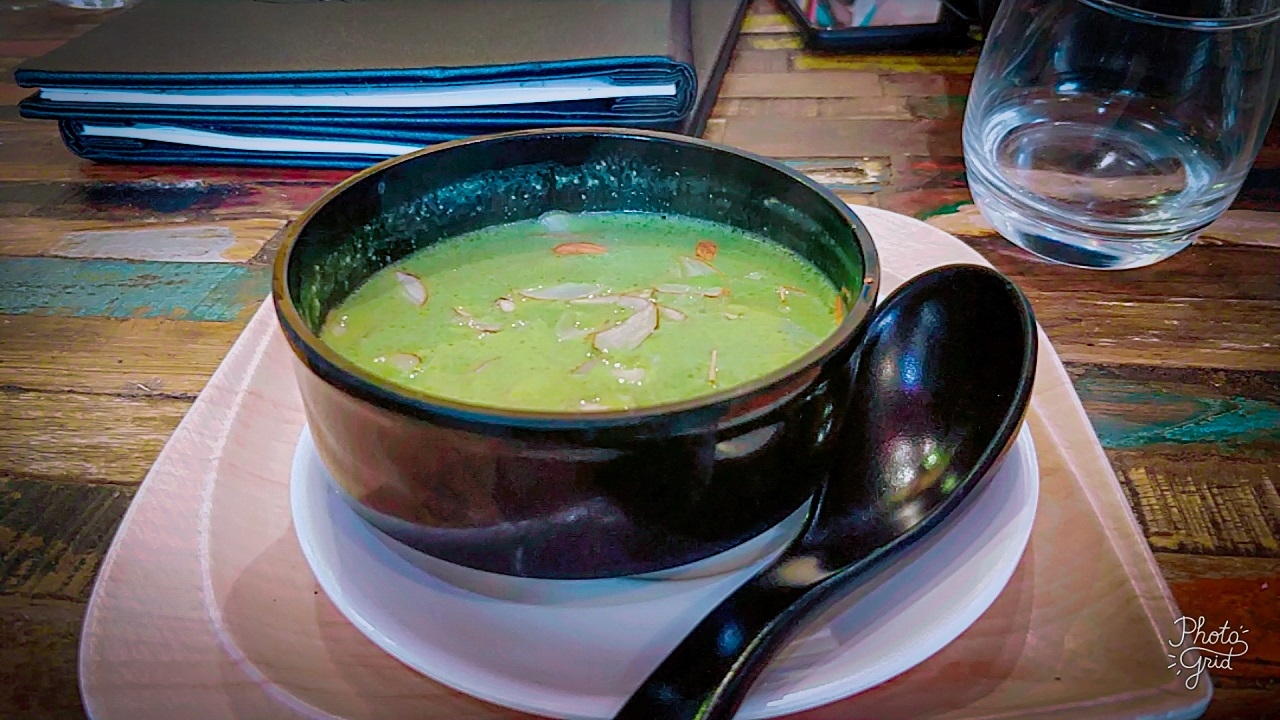
#> input picture a.jpeg, 1280 x 720 px
$ python Image_Hiding.py
#> lines starting #> are read from the running program, lines starting #| are printed output that depends on the picture
import cv2
import numpy as np
og_img = cv2.imread(r'a.jpeg')
#> og_img is the input picture: shape (720, 1280, 3); mean B, G, R 88.2, 92.8, 96.8
a_img = cv2.imread(r'WIN_20190921_20_52_35_Pro.jpg',-1)
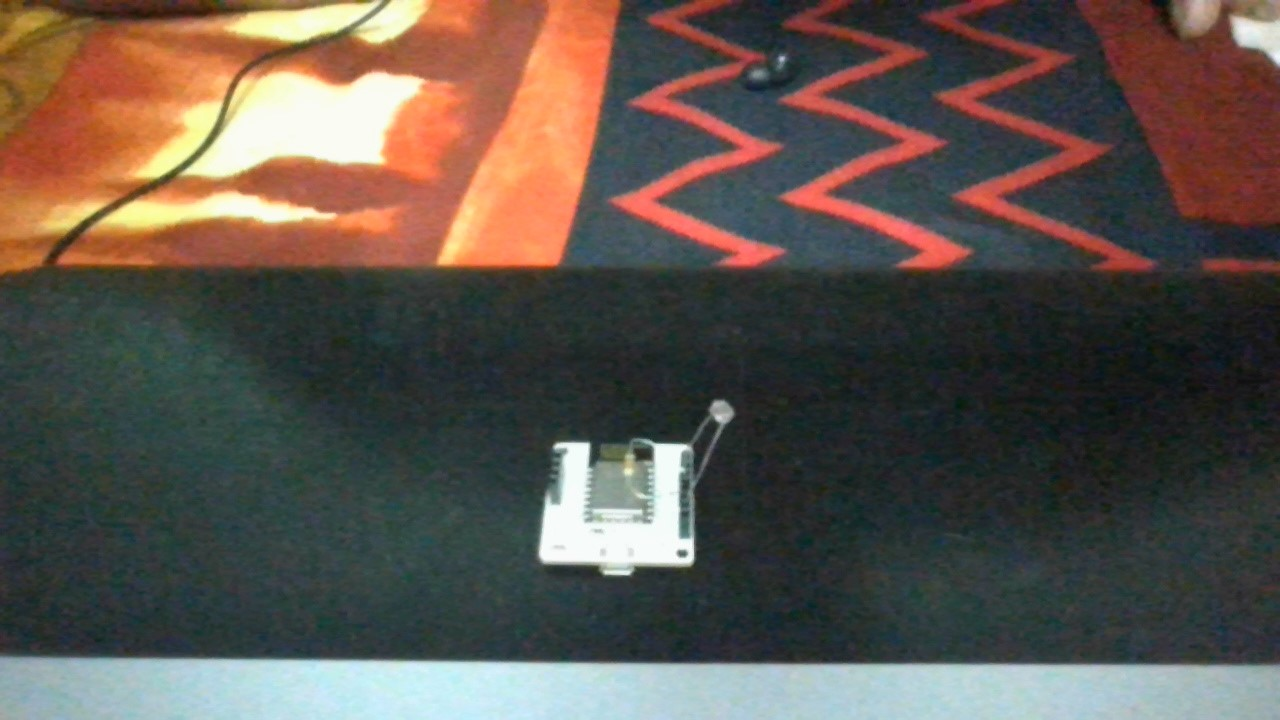
#> input picture WIN_20190921_20_52_35_Pro.jpg, 1280 x 720 px
#> a_img is the input picture: shape (720, 1280, 3); mean B, G, R 77.1, 84.5, 93.4
blended_img=cv2.addWeighted(og_img,0.7,a_img,0.3,0)
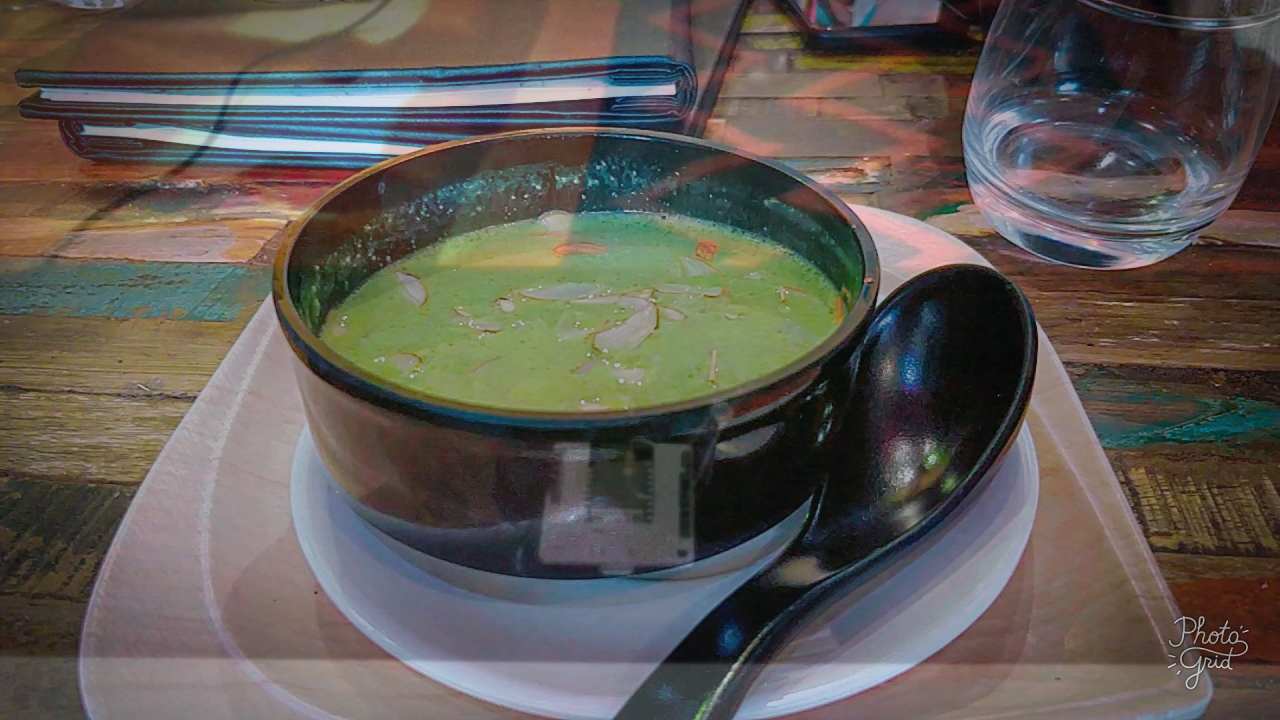
#> blended_img: shape (720, 1280, 3); mean B, G, R 84.9, 90.3, 95.8

cv2.imshow('transform',blended_img)
cv2.waitKey(0)
cv2.destroyAllWindows()
